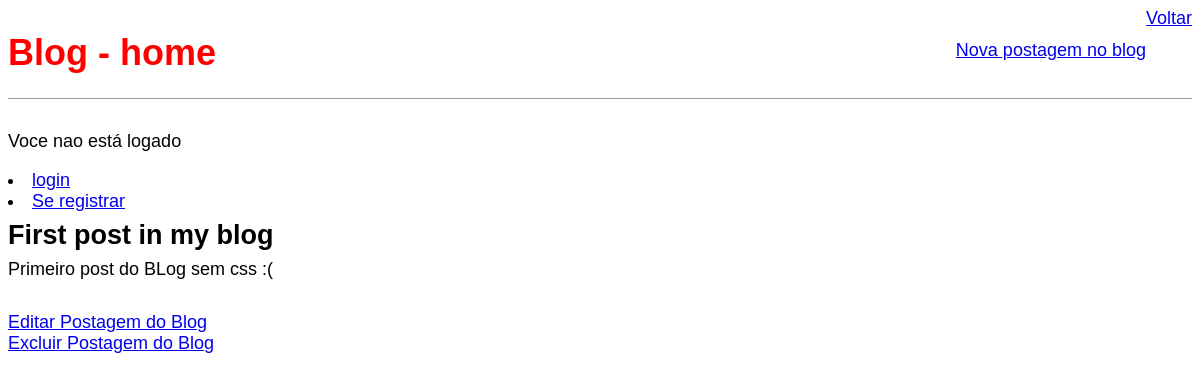
The app's page /post/first-post-in-my-blog/ with its own data.
### blog/models.py (models this page shows, shortened)
class Post(models.Model):
    STATUS = (
        ('rascunho', 'Rascunho'),
        ('publicado', 'Publicado'),
    )
    titulo = models.CharField(max_length=250)
    slug = models.SlugField(max_length=250)
    autor = models.ForeignKey(User, on_delete=models.CASCADE)
    conteudo = models.TextField()
    publicado = models.DateTimeField(default=timezone.now)
    criado = models.DateTimeField(auto_now_add=True)
    alterado = models.DateTimeField(auto_now=True)
    status = models.CharField(max_length=10, choices=STATUS,
                              default='rascunho')
    def get_absolute_url_update(self):
        return reverse('post_edit',args=[self.pk])
    def get_absolute_url_delete(self):
        return reverse('post_delete',args=[self.pk])
    class Meta:
        ordering = ('publicado',)

### blog/views.py (the view)
# urls.py: path('post/<slug:slug>/', views.BlogDetailView.as_view(), name='post_detail'),
class BlogDetailView(DetailView):
    model = Post
    template_name = 'blog/post_detail.html'
    context_object_name = 'custom'

### blog/templates/blog/post_detail.html (shortened to what this page needs)
{% extends 'base.html' %}
{% block content %}
    <div class="post-entry">
        <h2>{{ custom.titulo }}</h2>
        <p>{{ custom.conteudo }}  </p>
    </div>
    <a href="{{ object.get_absolute_url_update }}" class="btn btn-primary">Editar Postagem do Blog </a><br>
    <a href="{{ object.get_absolute_url_delete }}" class="btn btn-primary"> Excluir Postagem do Blog </a>
{% endblock content %}

### statics/css_/style.css (style rules this page uses)
body { font-family: 'Source Sans Pro', sans-serif; font-size: 18px; }
.post-entry { margin-bottom: 2rem; }
.post-entry h2 { margin: 0.5rem 0; }
.post-entry p { margin: 0; font-weight: 400; }

### records on screen
Post: titulo "First post in my blog", conteudo "Primeiro post do BLog sem css :("
